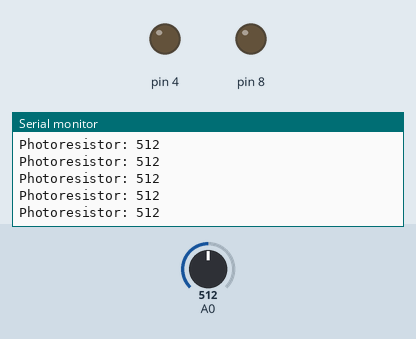
Recording of a sketch running on a simulated Arduino Uno, built with avr-gcc and run on an emulated ATmega328P. On the bench: output pins drawn as LEDs (lit = HIGH), the last lines printed to the serial monitor. The test bench sets the inputs (shaded band); at power-on: A0 = 512.

Above: at 1.2 s.
1.3 s: A0 set to 111
At 2.2 s:
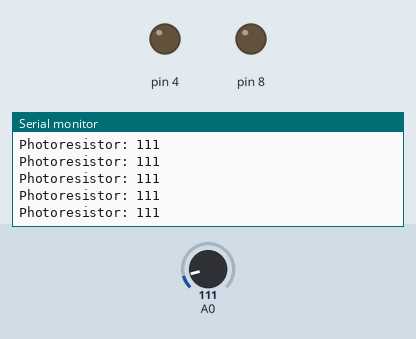
2.8 s: A0 set to 95
At 3.4 s:
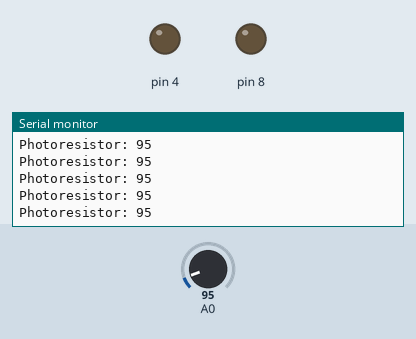
Timing chart, 0 to 5.8 s (numbered marks = the images above; inputs shaded):
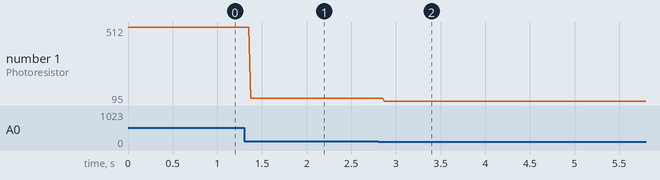

The sketch:

stend.ino
```cpp
#include "relay.h"
#include "portmonitor.h"
#include "photoresistor.h"
#include "led.h"

Relay* relay_lamp = new Relay(8);
PortMonitor* port_monitor = new PortMonitor();
Photoresistor* photoresistor = new Photoresistor(A0);
Led* led_white = new Led(4);

int x{0};
void setup()
{
  relay_lamp->init();
  port_monitor->init();
  photoresistor->init();
  led_white->init();
}

void loop()
{
  relay_lamp->RelayOff();
  x = photoresistor->get_data();
  port_monitor->print_data(photoresistor->get_sensor_name(), x);
  led_white->led_off();

//  delay(60000);
//  if (relay_lamp != NULL)
//  {
//    delete relay_lamp;
//  }
}
```

led.cpp
```cpp
#include "led.h"

Led::Led(int user_pin):m_pin{user_pin}
{
}

void Led::init()
{
  pinMode (m_pin, OUTPUT);
}

void Led::led_on()
{
  digitalWrite(m_pin, HIGH);
}

void Led::led_off()
{
  digitalWrite(m_pin, LOW);
}
```

led.h
```cpp
#ifndef LED_H
#define LED_H
#include <Arduino.h>

class Led
{
public:
  Led(int user_pin);

  void init();
  void led_on();
  void led_off();

private:
  int m_pin;

};

#endif
```

photoresistor.cpp
```cpp
#include "photoresistor.h"

Photoresistor::Photoresistor(int user_pin):m_pin{user_pin}
{
}

void Photoresistor::init()
{
  pinMode(m_pin, INPUT);
}

int Photoresistor::get_data()
{
  return analogRead(m_pin);
}

String Photoresistor::get_sensor_name()
{
  return m_sensor_name;
}
```

photoresistor.h
```cpp
#ifndef PHOTORESISTOR_H
#define PHOTORESISTOR_H
#include <Arduino.h>

class Photoresistor
{
public:
  Photoresistor(int user_pin);

  int get_data();
  String get_sensor_name();
  void init();

private:
  int m_pin;
  const String m_sensor_name{"Photoresistor"};
};


#endif
```

relay.cpp
```cpp
#include "relay.h"

Relay::Relay(int user_pin):m_pin{user_pin}
{
  //set_Pin(user_pin);
}

void Relay::init()
{
  pinMode(m_pin, OUTPUT);
}

void Relay::RelayOn()
{
  digitalWrite(m_pin, HIGH);
}

void Relay::RelayOff()
{
  digitalWrite(get_Pin(), LOW);
}

void Relay::set_Pin(int user_pin)
{
  //ToDo: if check pin 8-11
  m_pin = user_pin;
}

int Relay::get_Pin()
{
  return m_pin;
}
//
```

relay.h
```cpp
#ifndef RELAY_H
#define RELAY_H
#include <Arduino.h>

class Relay
{
public:
  Relay(int user_pin);
  void init();
  void RelayOn();
  void RelayOff();

  void set_Pin(int user_pin);
  int get_Pin();

private:
  int m_pin;
};


#endif
```

portmonitor.cpp
```cpp
#include "portmonitor.h"

PortMonitor::PortMonitor()
{

}

//GND VCC READ Transfer
//UART

void PortMonitor::init()
{
  Serial.begin(m_serial_speed);
}

void PortMonitor::set_serial_speed(int user_data)
{
  //ToDo: check standart serial speed
  //int Serial_speed_array[] = {5400, ...}
  m_serial_speed = user_data;
}

int PortMonitor::get_serial_speed()
{
  return m_serial_speed;
}

void PortMonitor::print_data()
{
  Serial.println("Privet!");
}

void PortMonitor::print_data(int current_value)
{
  Serial.println(current_value);
}

void PortMonitor::print_data(String sensor_name)
{
  Serial.println(sensor_name);
}

void PortMonitor::print_data(String sensor_name, int current_value)
{
  Serial.print(sensor_name + ": ");
  Serial.println(current_value);
}

//analogRead(pin)
```

portmonitor.h
```cpp
#ifndef PORTMONITOR_H
#define PORTMONITOR_H
#include <Arduino.h>

class PortMonitor
{
public:
  PortMonitor();
  void init();
  void print_data();
  void print_data(int current_value);
  void print_data(String sensor_name);
  void print_data(String sensor_name, int current_value);

  void set_serial_speed(int user_data);
  int get_serial_speed();

private:
  int m_serial_speed{9600};
};

#endif
```

Measured:
- after the input at 1.3 s, the serial monitor: prints a new line after 0.07 s (image 1)
- after the input at 2.8 s, the serial monitor: prints a new line after 0.07 s (image 2)
- plotted number 1: 512 → 111 after the input at 1.3 s, 111 → 95 after the input at 2.8 s
